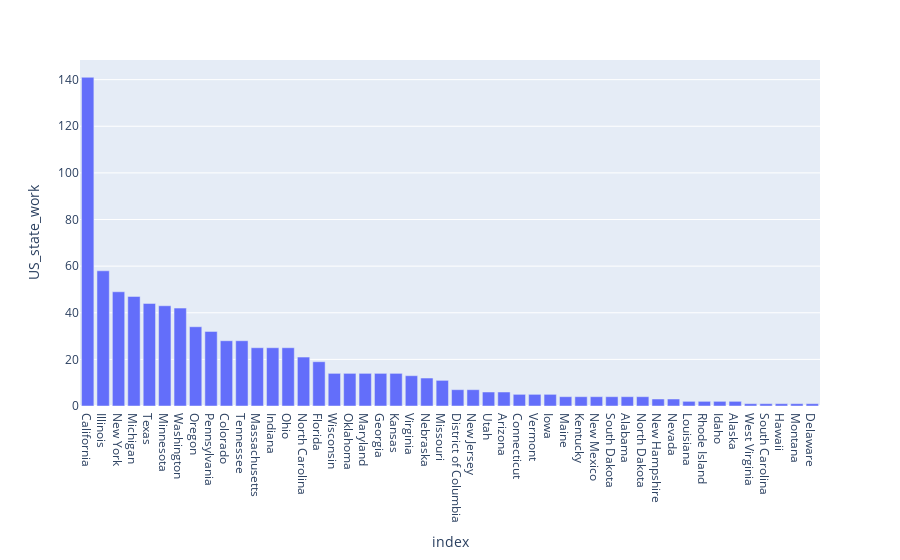

The notebook cell this image was saved under:
### Code cell
import plotly.express as px

fig = px.bar(df_52, x='index', y='US_state_work')
fig.show()

### Figure 1 — Plotly figure (JSON) as saved in the notebook; plotly's stock layout.template omitted (floating-point values rounded to 4 significant figures)
{"data": [{"alignmentgroup": "True", "hovertemplate": "index=%{x}<br>US_state_work=%{y}<extra></extra>", "legendgroup": "", "marker": {"color": "#636efa", "pattern": {"shape": ""}}, "name": "", "offsetgroup": "", "orientation": "v", "showlegend": false, "textposition": "auto", "type": "bar", "x": ["California", "Illinois", "New York", "Michigan", "Texas", "Minnesota", "Washington", "Oregon", "Pennsylvania", "Colorado", "Tennessee", "Massachusetts", "Indiana", "Ohio", "North Carolina", "Florida", "Wisconsin", "Oklahoma", "Maryland", "Georgia", "Kansas", "Virginia", "Nebraska", "Missouri", "District of Columbia", "New Jersey", "Utah", "Arizona", "Connecticut", "Vermont", "Iowa", "Maine", "Kentucky", "New Mexico", "South Dakota", "Alabama", "North Dakota", "New Hampshire", "Nevada", "Louisiana", "Rhode Island", "Idaho", "Alaska", "West Virginia", "South Carolina", "Hawaii", "Montana", "Delaware"], "xaxis": "x", "y": [141, 58, 49, 47, 44, 43, 42, 34, 32, 28, 28, 25, 25, 25, 21, 19, 14, 14, 14, 14, 14, 13, 12, 11, 7, 7, 6, 6, 5, 5, 5, 4, 4, 4, 4, 4, 4, 3, 3, 2, 2, 2, 2, 1, 1, 1, 1, 1], "yaxis": "y"}], "layout": {"barmode": "relative", "legend": {"tracegroupgap": 0}, "margin": {"t": 60}, "xaxis": {"anchor": "y", "domain": [0, 1], "title": {"text": "index"}}, "yaxis": {"anchor": "x", "domain": [0, 1], "title": {"text": "US_state_work"}}}}
